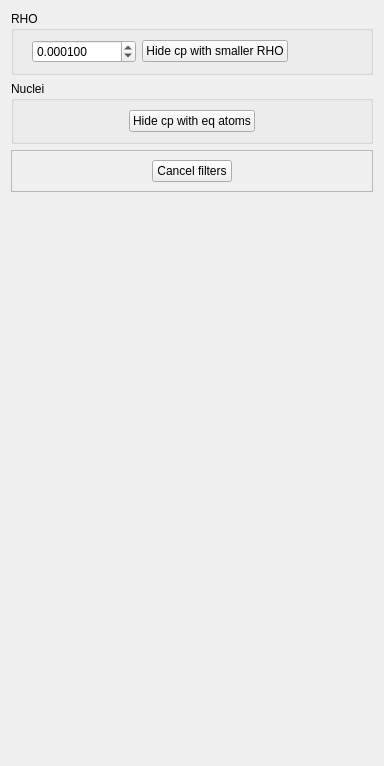
      <widget class="QWidget" name="tab_3">
       <attribute name="title">
        <string>Filter</string>
       </attribute>
       <layout class="QVBoxLayout" name="verticalLayout_25">
        <item>
         <widget class="QGroupBox" name="groupBox_7">
          <property name="title">
           <string>RHO</string>
          </property>
          <layout class="QVBoxLayout" name="verticalLayout_24">
           <item>
            <widget class="QFrame" name="frame_9">
             <property name="frameShape">
              <enum>QFrame::NoFrame</enum>
             </property>
             <property name="frameShadow">
              <enum>QFrame::Raised</enum>
             </property>
             <layout class="QHBoxLayout" name="horizontalLayout_12">
              <property name="topMargin">
               <number>0</number>
              </property>
              <property name="bottomMargin">
               <number>0</number>
              </property>
              <item>
               <widget class="QDoubleSpinBox" name="min_rho_for_cps">
                <property name="decimals">
                 <number>6</number>
                </property>
                <property name="minimum">
                 <double>0.000000000000000</double>
                </property>
                <property name="maximum">
                 <double>10000.000000000000000</double>
                </property>
                <property name="singleStep">
                 <double>0.000100000000000</double>
                </property>
                <property name="value">
                 <double>0.000100000000000</double>
                </property>
               </widget>
              </item>
              <item>
               <widget class="QPushButton" name="hide_cps_min_rho">
                <property name="text">
                 <string>Hide cp with smaller RHO</string>
                </property>
               </widget>
              </item>
              <item>
               <spacer name="horizontalSpacer_10">
                <property name="orientation">
                 <enum>Qt::Horizontal</enum>
                </property>
                <property name="sizeHint" stdset="0">
                 <size>
                  <width>40</width>
                  <height>20</height>
                 </size>
                </property>
               </spacer>
              </item>
             </layout>
            </widget>
           </item>
          </layout>
         </widget>
        </item>
        <item>
         <widget class="QGroupBox" name="groupBox_8">
          <property name="title">
           <string>Nuclei</string>
          </property>
          <layout class="QHBoxLayout" name="horizontalLayout_10">
           <item>
            <spacer name="horizontalSpacer_14">
             <property name="orientation">
              <enum>Qt::Horizontal</enum>
             </property>
             <property name="sizeHint" stdset="0">
              <size>
               <width>40</width>
               <height>20</height>
              </size>
             </property>
            </spacer>
           </item>
           <item>
            <widget class="QPushButton" name="hide_cps_eq_atoms">
             <property name="text">
              <string>Hide cp with eq atoms</string>
             </property>
            </widget>
           </item>
           <item>
            <spacer name="horizontalSpacer_13">
             <property name="orientation">
              <enum>Qt::Horizontal</enum>
             </property>
             <property name="sizeHint" stdset="0">
              <size>
               <width>40</width>
               <height>20</height>
              </size>
             </property>
            </spacer>
           </item>
          </layout>
         </widget>
        </item>
        <item>
         <widget class="QFrame" name="frame_6">
          <property name="minimumSize">
           <size>
            <width>0</width>
            <height>0</height>
           </size>
          </property>
          <property name="frameShape">
           <enum>QFrame::StyledPanel</enum>
          </property>
          <property name="frameShadow">
           <enum>QFrame::Raised</enum>
          </property>
          <layout class="QHBoxLayout" name="horizontalLayout_11">
           <item>
            <spacer name="horizontalSpacer_9">
             <property name="orientation">
              <enum>Qt::Horizontal</enum>
             </property>
             <property name="sizeHint" stdset="0">
              <size>
               <width>131</width>
               <height>20</height>
              </size>
             </property>
            </spacer>
           </item>
           <item>
            <widget class="QPushButton" name="cancel_cps_filters">
             <property name="text">
              <string>Сancel filters</string>
             </property>
            </widget>
           </item>
           <item>
            <spacer name="horizontalSpacer_12">
             <property name="orientation">
              <enum>Qt::Horizontal</enum>
             </property>
             <property name="sizeHint" stdset="0">
              <size>
               <width>131</width>
               <height>20</height>
              </size>
             </property>
            </spacer>
           </item>
          </layout>
         </widget>
        </item>
        <item>
         <spacer name="verticalSpacer_3">
          <property name="orientation">
           <enum>Qt::Vertical</enum>
          </property>
          <property name="sizeHint" stdset="0">
           <size>
            <width>20</width>
            <height>563</height>
           </size>
          </property>
         </spacer>
        </item>
       </layout>
      </widget>
